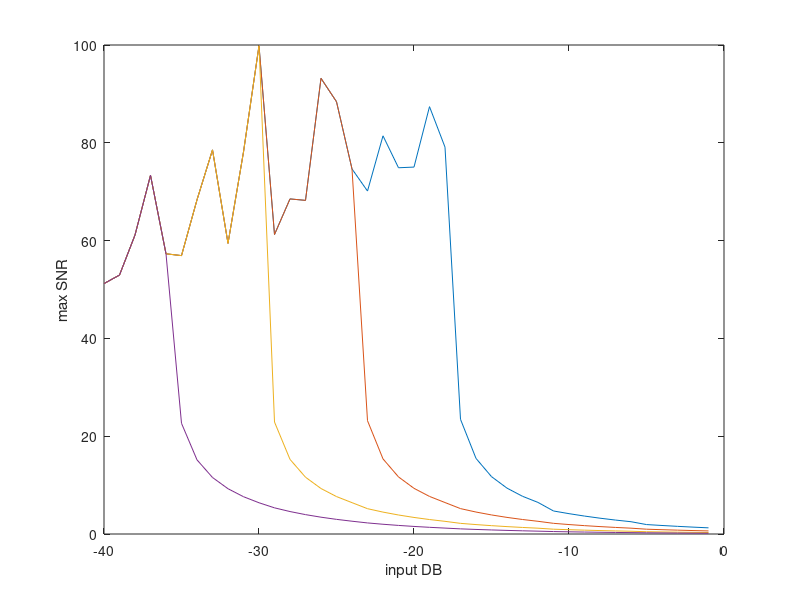
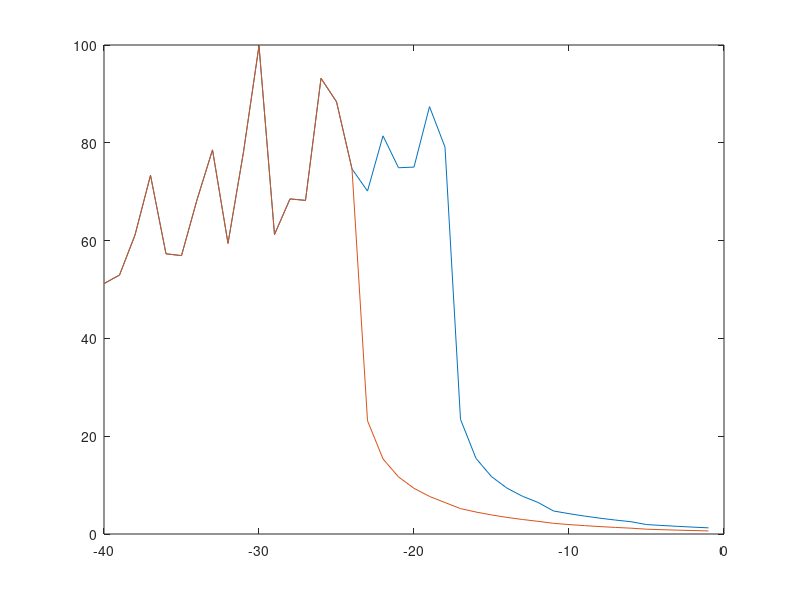

The MATLAB script that drew these images, in order:
abs = [-40.000000, -39.000000, -38.000000, -37.000000, -36.000000, -35.000000, -34.000000, -33.000000, -32.000000, -31.000000, -30.000000, -29.000000, -28.000000, -27.000000, -26.000000, -25.000000, -24.000000, -23.000000, -22.000000, -21.000000, -20.000000, -19.000000, -18.000000, -17.000000, -16.000000, -15.000000, -14.000000, -13.000000, -12.000000, -11.000000, -10.000000, -9.000000, -8.000000, -7.000000, -6.000000, -5.000000, -4.000000, -3.000000, -2.000000, -1.000000];

ord64 = [51.211265, 52.952551, 61.136931, 73.348230, 57.302965, 56.930052, 68.342306, 78.552191, 59.442451, 78.135786, 99.851159, 61.247811, 68.525837, 68.226933, 93.185156, 88.402192, 74.657616, 70.133970, 81.428264, 74.896022, 75.035023, 87.393119, 79.115440, 23.452676, 15.460752, 11.732320, 9.379934, 7.713813, 6.457944, 4.708363, 4.160272, 3.668617, 3.233174, 2.849907, 2.513484, 1.930199, 1.742108, 1.567414, 1.406975, 1.260789];
ord256 = [51.211265, 52.952551, 61.136931, 73.348230, 57.302965, 56.930052, 68.342306, 78.552191, 59.442451, 78.135786, 99.851159, 61.247811, 68.525837, 68.226933, 93.185156, 88.402192, 74.657616, 23.171661, 15.359907, 11.673667, 9.340019, 7.684430, 6.435273, 5.193093, 4.491270, 3.898729, 3.395659, 2.966159, 2.597568, 2.182700, 1.932096, 1.711002, 1.515940, 1.343783, 1.191756, 0.983605, 0.881472, 0.789140, 0.705911, 0.631055];
ord1024 = [51.211265, 52.952551, 61.136931, 73.348230, 57.302965, 56.930052, 68.342306, 78.552191, 59.442451, 78.135786, 99.851159, 22.900089, 15.260455, 11.615545, 9.300381, 7.655215, 6.412715, 5.177381, 4.478037, 3.887524, 3.386117, 2.957990, 2.590540, 2.177216, 1.927257, 1.706733, 1.512173, 1.340457, 1.188818, 0.983374, 0.881007, 0.788529, 0.705217, 0.630322, 0.563105, 0.470123, 0.423211, 0.380447, 0.341602, 0.306418];
ord4096 = [51.211265, 52.952551, 61.136931, 73.348230, 57.302965, 22.637366, 15.162360, 11.557946, 9.261015, 7.626168, 6.390268, 5.350618, 4.591745, 3.963984, 3.438463, 2.994293, 2.615938, 2.266054, 1.992970, 1.755633, 1.548736, 1.367895, 1.209462, 1.051014, 0.933102, 0.828732, 0.736293, 0.654374, 0.581737, 0.501709, 0.447882, 0.399726, 0.356671, 0.318199, 0.283834, 0.245384, 0.219629, 0.196473, 0.175678, 0.157022]

figure
plot(abs,ord64);
xlabel('input DB')
ylabel('max SNR')
hold on
plot(abs,ord256);
hold on
plot(abs,ord1024);
hold on
plot(abs,ord4096);

figure
plot(abs,ord64);
hold on
plot(abs,ord256);
